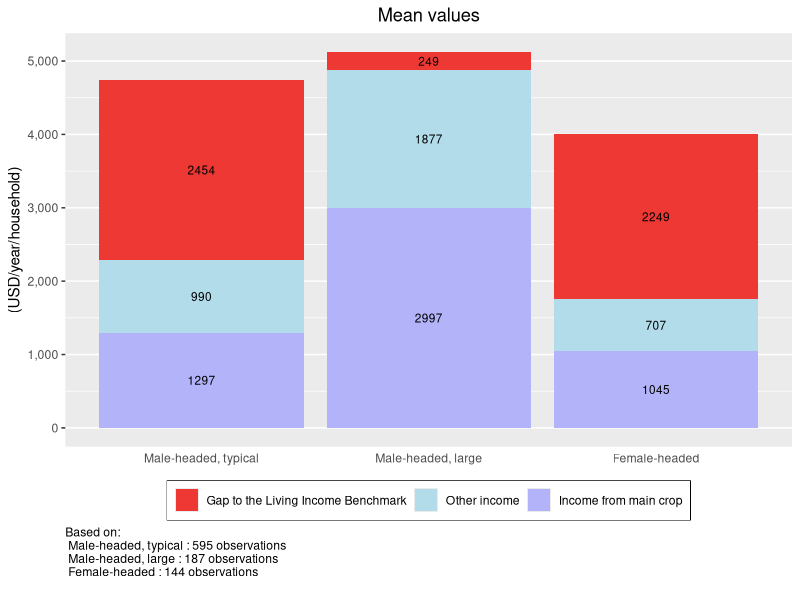
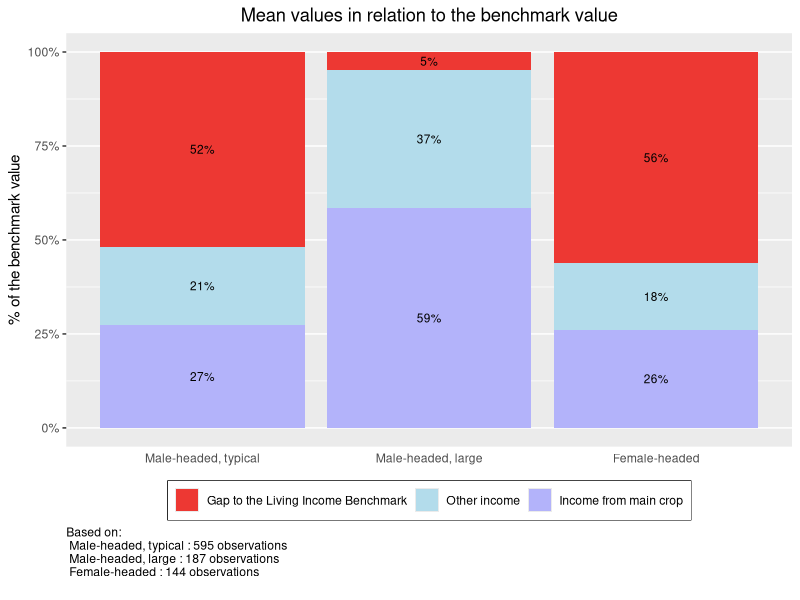
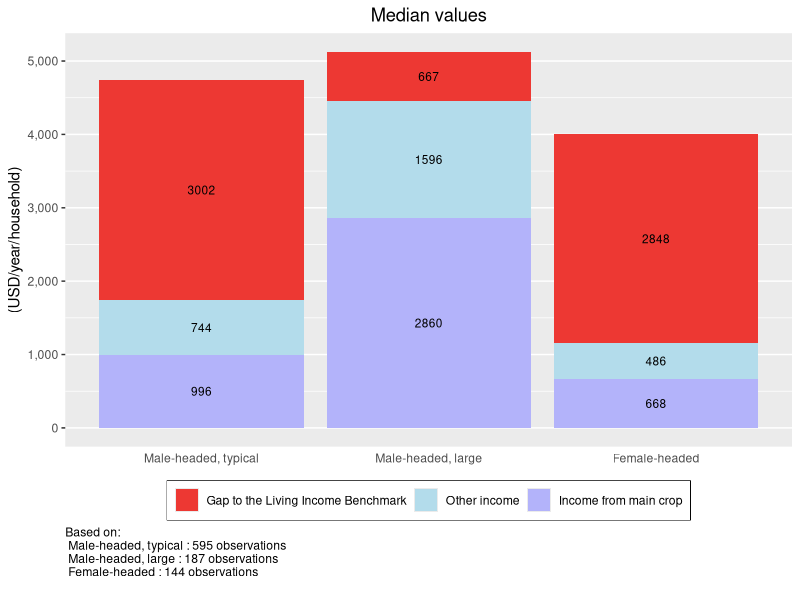
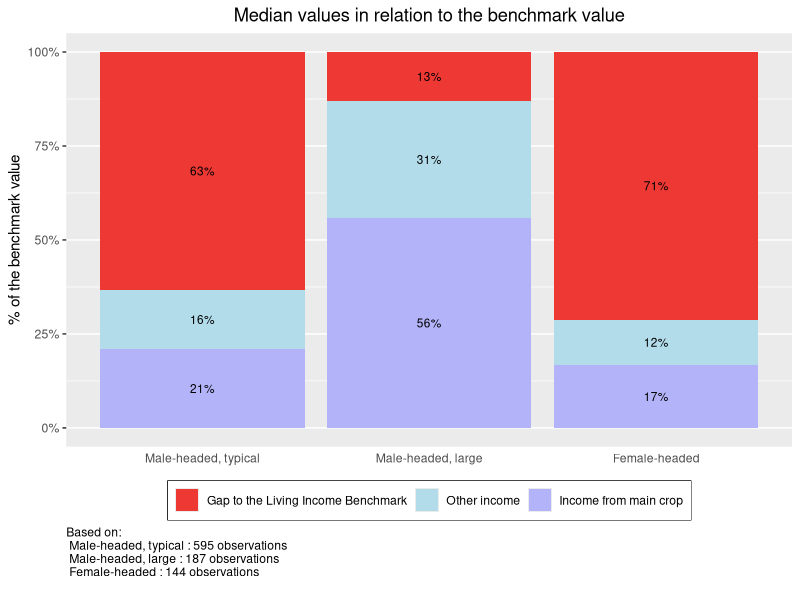
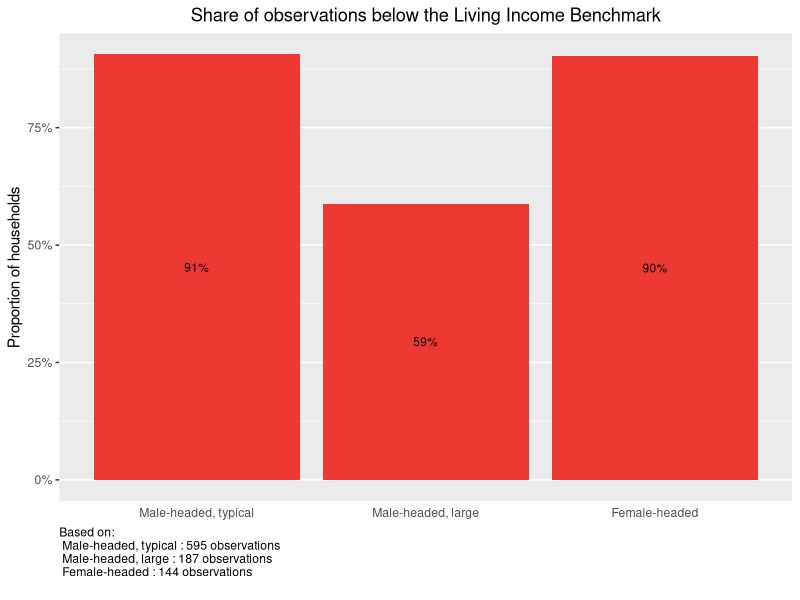
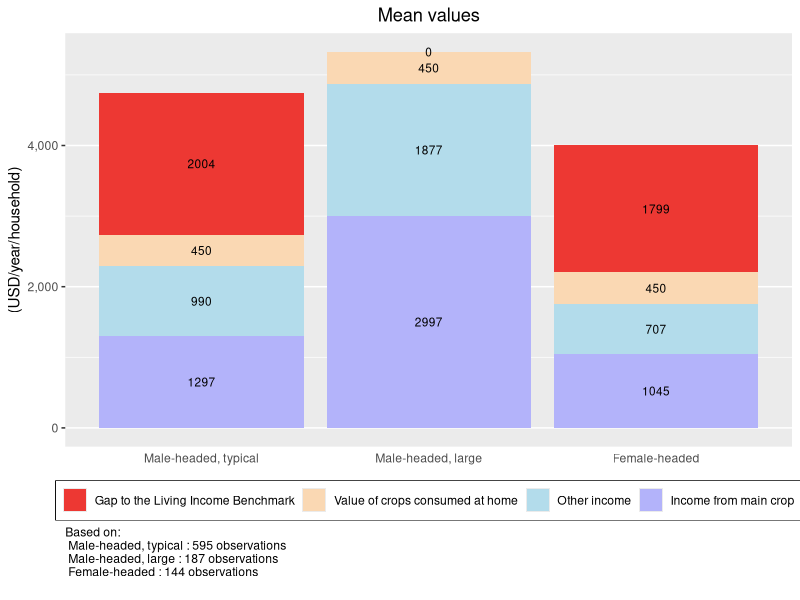
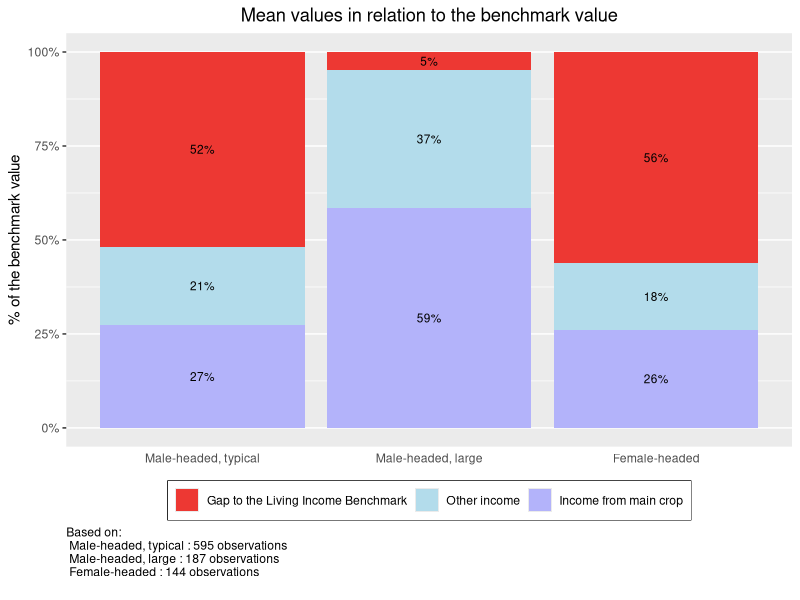
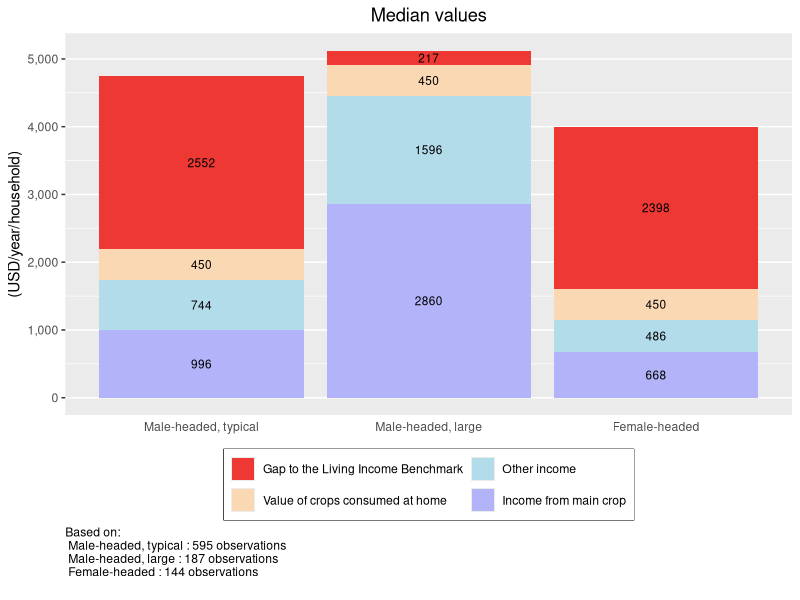

The R script that drew these images, in order:
## ---- chunk 1
knitr::opts_chunk$set(message = FALSE)
## ---- chunk 2
#### Before continuing any further, load the R libraries that have the 
# necessary functions for this analysis. 

# If you have not previously used these libraries, 
# you will need to instaLl them with the function install.packages("LIBRARY NAME").
# For example: install.packages(tidyverse)
library(tidyverse)
library(knitr)
library(scales)
# The ggrepel library is only necessary for the distribution graph by house for
  # the labels on the percent below benchmark.
library(ggrepel)
## ---- chunk 3
## Import data set
df <- read_csv("KIT_Sample_Data.csv")

## Replace variable names
# Main crop
df$income_main_crop <- df$total_cocoa_income_2018
# Total income
df$total_hh_income <- df$total_hh_income_2018
# Value of food produced at home (name does not change in example data set)
df$food_value <- df$food_value 
# Groups to compare incomes between (name does not change in example data set)
df$grouping <- df$grouping
# Living income benchmark (name does not change in example data set)
df$benchmark <- df$benchmark

## Replace graph labels
main_crop <-"cocoa" 
currency <- "USD"
## ---- chunk 4
# Create total income variable that includes value of food produced
df$total_hh_income_including_food_value <- df$total_hh_income + df$food_value

# Create a yes/no binary for if the farmer is above the benchmark.
  # 1 is yes, 0 is no
df$below_benchmark <- 
  ifelse(df$total_hh_income > df$benchmark, 0, 1)

# Create below benchmark binary with value of food produced at home included   
df$below_benchmark_with_food <- 
  ifelse((df$total_hh_income_including_food_value) > df$benchmark, 0, 1)

# Calculate the Foster–Greer–Thorbecke (FGT) gap 
df$fgt_gap <- pmax((df$benchmark - df$total_hh_income), 0)/df$benchmark
  
# Calculate the FGT with value of food produced at home included
fgt_gap_with_food <- pmax((df$benchmark - 
                         (df$total_hh_income_including_food_value)), 0)/df$benchmark

# Calculate gap to benchmark
df$gap <- df$benchmark - df$total_hh_income
# Replace negative values (ie, above benchmark) with NA
df$gap <- ifelse(df$gap > 0, df$gap, NA)

# Calculate gap to benchmark with value of food produced at home included 
df$gap_with_food <- df$benchmark - df$total_hh_income_2018_including_food_value
# Replace negative values (ie, above benchmark) with NA
df$gap <- ifelse(df$gap > 0, df$gap, NA)
## ---- chunk 5
# You can communicate colors with R in two ways: through one of the 657 color 
# names build into R, or through a hex color code. 

# To see the names of all 657 colors built into R, run the colors() formula in the command line. 
# The below links to a PDF file with a color sample for all 657 built in colors  
# http://www.stat.columbia.edu/~tzheng/files/Rcolor.pdf

# You can replace any of the below colors with a new color name or hex color code.  

###### Bar graph sections ######
# Gap to the mean
gap_color <- "#ed3833"
# Other income
other_color <- "#b3dceb"  
# Income from main crop
main_color <- "#b3b3fa"
# Value of crops consumed at home
food_color <- "#fad8b3"
  
## Share of observations below the Living Income Benchmark
# Note: these bars all appear the same color
share_color <- "#ed3833"
  
###### Distributional plots ######
  
## By household type
# Group 1
color_1 <- "#8bcae0" # green
# Group 2
color_2 <- "#8e8df8"  # purple
# Group 3
color_3 <- "#8ec68e" # blue 
# Group 4
color_4 <- "magenta"  # note: sample data only has 3 groups
# Summary line for all groups
color_all <- "dark blue"

## With mean and median
# Distribution curve 
curve_color <- "#b6dce8" 
# Income Mean
mean_color <- "blue"  
# Income Median
median_color <-  "green"
# Living Income Benchmark 
benchmark_color <- "red"  

################# Font color
# To change the color of the font for all graph axis and labels, replace the color 
# in the quotation marks, then run the following two lines of code. 
font_color <- "black"
theme_set(theme_get() + theme(text = element_text(color = font_color)))

## ---- chunk 6
# In the example data set, there are three groups that income is assessed across:
  # Male-headed, typical; Male-headed, large; and Female-headed.
# The below code assigns Male-headed, typical as the far left bar on graphs,
  # Male-headed, large in the middle, and Female-headed on the far right. 

# To customize this chunk of code to your data set, replace the example group 
  # names with the group names in your data set - leaving the quotation marks and 
  # commas as they are. The order of the list below determines the order of the 
  # bars in the ensuing bar graph. 
 
df <- df %>% 
      mutate(grouping = factor(grouping, 
                               levels = c("Male-headed, typical", 
                                       "Male-headed, large", 
                                       "Female-headed")))
## ---- chunk 7
## The first section of this code summarizes and formats the data to be graph-ready
df %>% 
# Group by household type
  group_by(grouping) %>% 
# For each household type, summarize the mean gap to the living income, 
# the mean other income, and the mean main_crop income 
  summarise(Gap = mean(benchmark - total_hh_income),
            Other = mean(total_hh_income - income_main_crop),
            main_crop = mean(income_main_crop)) %>% 
# Gather each income components into one column so the data is in 'long' format
  gather(key = "Component", value = "Income", Gap:main_crop) %>% 
# Re-level the income factors for the order you want them stacked on the graph  
  mutate(Component = factor(Component, 
                            levels = c("Gap", "Other", "main_crop"))) %>% 
# Generate ggplot graph for income by groupings and income component  
  ggplot(aes(y = Income, x = grouping, fill = Component)) +
# Assign graph as stacked bar chart  
  geom_bar(position = "stack", stat = "identity") +
# Label the graph title, axis, and caption  
  labs(title = "Mean values", 
       y = paste("(", currency, "/year/household)", sep = ""),
       x = "",
# Add caption with observation numbers for each household type  
       caption = paste("Based on: \n", 
                   paste(names(table(df$grouping)), 
                       ":", 
                       as.numeric(table(df$grouping)), 
                       "observations \n ", collapse = ''), collapse = '')) +
# Label the legend and assign custom colors 
  scale_fill_manual(values=c(gap_color, other_color, main_color),
                    breaks=c("Gap", "Other", "main_crop"),
                    labels=c("Gap to the Living Income Benchmark",
                                "Other income",
                                "Income from main crop")) +
# Format y-axis labels with a comma  
  scale_y_continuous(labels = comma) +
# Remove x-axis grid lines and tick marks  
  theme(panel.grid.major.x = element_blank(), 
        axis.ticks.x = element_blank(),
        axis.title.x = element_blank(),
# Center plot title        
        plot.title = element_text(hjust = 0.5),
# Move the legend to the bottom of the graph
        legend.position="bottom",
# Remove legend title
        legend.title = element_blank(),
# Put a box around the legend
        legend.box.background = element_rect(),
# Move caption to desired location
        plot.caption = element_text(hjust = 0)) +
# Add incomes to prospective graph components  
  geom_text(aes(label = round(Income)), 
            position = position_stack(vjust = 0.5), 
            size = 3) 
## ---- chunk 8
## The first section of this code summarizes and formats the data to be graph-ready
df %>% 
# Group by household type
  group_by(grouping) %>% 
# For each household type, summarize the mean gap to the living income, 
# the mean other income, and the mean main_crop income. 
# Calculate all as percentages of the Living income benchmark - the total of the income and gap
  summarise(Gap = mean((benchmark - total_hh_income)/benchmark),
            Other = mean((total_hh_income - income_main_crop)/benchmark),
            main_crop = mean(income_main_crop/benchmark)) %>% 
# Gather each income components into one column so the data is in 'long' format
  gather(key = "Component", value = "Income", Gap:main_crop) %>% 
# Re-level the income factors for the order you want them stacked on the graph  
  mutate(Component = factor(Component, 
                            levels = c("Gap", "Other", "main_crop"))) %>% 
# Generate ggplot graph for income by groupings and income component  
  ggplot(aes(y = Income, x = grouping, fill = Component)) +
# Assign graph as stacked bar chart  
  geom_bar(position = "stack", stat = "identity") +
# Label the graph title, axis, and caption  
  labs(title = "Mean values in relation to the benchmark value", 
       y = "% of the benchmark value",
       x = " ",
# Add caption with observation numbers for each household type            
       caption = paste("Based on: \n", 
                   paste(names(table(df$grouping)), 
                       ":", 
                       as.numeric(table(df$grouping)), 
                       "observations \n ", collapse = ''), collapse = '')) +
# Label the legend  
  scale_fill_manual(values=c(gap_color, other_color, main_color),
                      breaks=c("Gap",
                                "Other",
                                "main_crop"),
                      labels=c("Gap to the Living Income Benchmark",
                                "Other income",
                                "Income from main crop")) +
# Format y-axis labels with a comma  
  scale_y_continuous(labels = percent) +
# Remove x-axis grid lines and tick marks  
  theme(panel.grid.major.x = element_blank(), 
        axis.ticks.x = element_blank(),
        axis.title.x = element_blank(),
# Center plot title        
        plot.title = element_text(hjust = 0.5),
# Move the legend to the bottom of the graph
        legend.position="bottom",
# Remove legend title
        legend.title = element_blank(),
# Put a box around the legend
        legend.box.background = element_rect(),
# Move caption to desired location
        plot.caption = element_text(hjust = 0)) +
# Add incomes to prospective graph components  
  geom_text(aes(label = label_percent(accuracy = 1L)(Income)), 
            position = position_stack(vjust = 0.5), 
            size = 3) 
## ---- chunk 9
## The first section of this code summarizes and formats the data to be graph-ready
df %>% 
# Group by household type
  group_by(grouping) %>% 
# For each grouping, summarize the median gap to the living income, 
# the median other income, and the median main_crop income. 
  summarise(Gap = median(benchmark - total_hh_income),
            main_crop = median(income_main_crop),
            benchmark = median(benchmark)) %>%
  mutate(Other = (benchmark - Gap - main_crop)) %>% 
# Gather each income components into one column so the data is in 'long' format
  gather(key = "Component", value = "Income", c(Gap, main_crop, Other)) %>% 
# Re-level the income factors for the order you want them stacked on the graph  
  mutate(Component = factor(Component, 
                            levels = c("Gap", "Other", "main_crop"))) %>% 
# Generate ggplot graph for income by grouping and income component  
  ggplot(aes(y = Income, x = grouping, fill = Component)) +
# Assign graph as stacked bar chart  
  geom_bar(position = "stack", stat = "identity") +
# Label the graph title, axis, and caption  
  labs(title = "Median values", 
       y = paste("(", currency, "/year/household)", sep = ""),
       x = "",
# Add caption with observation numbers for each household type               
       caption = paste("Based on: \n", 
                   paste(names(table(df$grouping)), 
                       ":", 
                       as.numeric(table(df$grouping)), 
                       "observations \n ", collapse = ''), collapse = '')) +
# Label the legend and assign custom colors 
  scale_fill_manual(values=c(gap_color, other_color, main_color),
                    breaks=c("Gap", "Other", "main_crop"),
                    labels=c("Gap to the Living Income Benchmark",
                                "Other income",
                                "Income from main crop")) +
# Format y-axis labels with a comma  
  scale_y_continuous(labels = comma) +
# Remove x-axis grid lines and tick marks  
  theme(panel.grid.major.x = element_blank(), 
        axis.ticks.x = element_blank(),
        axis.title.x = element_blank(),
# Center plot title        
        plot.title = element_text(hjust = 0.5),
# Move the legend to the bottom of the graph
        legend.position="bottom",
# Remove legend title
        legend.title = element_blank(),
# Put a box around the legend
        legend.box.background = element_rect(),
# Move caption to desired location
        plot.caption = element_text(hjust = 0)) +
# Add incomes to prospective graph components  
  geom_text(aes(label = round(Income)), 
            position = position_stack(vjust = 0.5), 
            size = 3) 
## ---- chunk 10
## The first section of this code summarizes and formats the data to be graph-ready
df %>% 
# Group by household type
  group_by(grouping) %>% 
# For each grouping, summarize the median gap to the living income, 
# the median other income, and the median main_crop income. 
# Calculate all as percentages of the Living income benchmark - the total of the income and gap
  summarise(Gap = median((benchmark - total_hh_income)/benchmark),
            main_crop = median((income_main_crop/benchmark)))%>%
  mutate(Other = (1 - Gap - main_crop)) %>%
# Gather each income components into one column so the data is in 'long' format
  gather(key = "Component", value = "Income", Gap:Other) %>% 
# Re-level the income factors for the order you want them stacked on the graph  
  mutate(Component = factor(Component, 
                            levels = c("Gap", "Other", "main_crop"))) %>% 
# Generate ggplot graph for income by grouping and income component  
  ggplot(aes(y = Income, x = grouping, fill = Component)) +
# Assign graph as stacked bar chart  
  geom_bar(position = "fill", stat = "identity") +
# Label the graph title, axis, and caption  
  labs(title = "Median values in relation to the benchmark value", 
       y = "% of the benchmark value",
       x = "",
# Add caption with observation numbers for each household type         
       caption = paste("Based on: \n", 
                   paste(names(table(df$grouping)), 
                       ":", 
                       as.numeric(table(df$grouping)), 
                       "observations \n ", collapse = ''), collapse = '')) +
# Label the legend and assign custom colors 
  scale_fill_manual(values=c(gap_color, other_color, main_color),
                    breaks=c("Gap", "Other", "main_crop"),
                    labels=c("Gap to the Living Income Benchmark",
                                "Other income",
                                "Income from main crop")) +
# Format y-axis labels with a comma  
  scale_y_continuous(labels = percent) +
# Remove x-axis grid lines and tick marks  
  theme(panel.grid.major.x = element_blank(), 
        axis.ticks.x = element_blank(),
        axis.title.x = element_blank(),
# Center plot title        
        plot.title = element_text(hjust = 0.5),
# Move the legend to the bottom of the graph
        legend.position="bottom",
# Remove legend title
        legend.title = element_blank(),
# Put a box around the legend
        legend.box.background = element_rect(),
# Move caption to desired location
        plot.caption = element_text(hjust = 0)) +
# Add incomes to prospective graph components  
  geom_text(aes(label = label_percent(accuracy = 1L)(Income)), 
            position = position_stack(vjust = 0.5), 
            size = 3) 
## ---- chunk 11
df %>% 
# Group by household type  
  group_by(grouping) %>% 
# For each household type, calculate the percentage above the living income benchmark 
  summarise(Below = sum(below_benchmark)/n()) %>% 
# Generate ggplot graph for percentage by grouping 
  ggplot(aes(x = grouping, y = Below)) +
# Assign graph as bar graph and color bars red for aesthetics   
  geom_col(fill= share_color) +
# Label the graph title, axis, and caption    
  labs(title = "Share of observations below the Living Income Benchmark",
       y = "Proportion of households",
       x = "",
# Add caption with observation numbers for each household type    
       caption = paste("Based on: \n", 
                   paste(names(table(df$grouping)), 
                       ":", 
                       as.numeric(table(df$grouping)), 
                       "observations \n ", collapse = ''), collapse = '')) +
# Format y-axis labels with a percent  
  scale_y_continuous(labels = percent) +
# Remove x-axis grid lines and tick marks    
  theme(panel.grid.major.x = element_blank(), 
        axis.ticks.x = element_blank(),
        axis.title.x = element_blank(),
# Center plot title          
        plot.title = element_text(hjust = 0.5),
# Move caption to desired location
        plot.caption = element_text(hjust = 0)) +
# Add percents to each graph bar   
  geom_text(aes(label = label_percent(accuracy = 1L)(Below)),
            position = position_stack(vjust = 0.5), 
            size = 3) 
## ---- chunk 12
## The first section of this code summarizes and formats the data to be graph-ready
df %>% 
# Group by household type
  group_by(grouping) %>% 
# For each household type, summarize the mean gap to the living income, 
# the mean other income, and the mean main_crop income 
  summarise(Gap = max(mean(benchmark - total_hh_income_including_food_value),0),
            Food = mean(food_value),
            Other = mean(total_hh_income - income_main_crop),
            main_crop = mean(income_main_crop)) %>% 
# Gather each income components into one column so the data is in 'long' format
  gather(key = "Component", value = "Income", Gap:main_crop) %>% 
# Re-level the income factors for the order you want them stacked on the graph  
  mutate(Component = factor(Component, 
                            levels = c("Gap","Food", "Other", "main_crop"))) %>% 
# Generate ggplot graph for income by groupings and income component  
  ggplot(aes(y = Income, x = grouping, fill = Component)) +
# Assign graph as stacked bar chart  
  geom_bar(position = "stack", stat = "identity") +
# Label the graph title, axis, and caption  
  labs(title = "Mean values", 
       y = paste("(", currency, "/year/household)", sep = ""),
       x = "",
# Add caption with observation numbers for each household type  
       caption = paste("Based on: \n", 
                   paste(names(table(df$grouping)), 
                       ":", 
                       as.numeric(table(df$grouping)), 
                       "observations \n ", collapse = ''), collapse = '')) +
# Label the legend and assign custom colors 
  scale_fill_manual(values=c(gap_color, food_color, other_color, main_color),
                    breaks=c("Gap", "Food", "Other", "main_crop"),
                    labels=c("Gap to the Living Income Benchmark",
                             "Value of crops consumed at home",
                                "Other income",
                                "Income from main crop")) +
# Format y-axis labels with a comma  
  scale_y_continuous(labels = comma) +
# Remove x-axis grid lines and tick marks  
  theme(panel.grid.major.x = element_blank(), 
        axis.ticks.x = element_blank(),
        axis.title.x = element_blank(),
# Center plot title        
        plot.title = element_text(hjust = 0.5),
# Move the legend to the bottom of the graph
        legend.position="bottom",
# Remove legend title
        legend.title = element_blank(),
# Put a box around the legend
        legend.box.background = element_rect(),
# Move caption to desired location
        plot.caption = element_text(hjust = 0)) +
# Add incomes to prospective graph components  
  geom_text(aes(label = round(Income)), 
            position = position_stack(vjust = 0.5), 
            size = 3) 
## ---- chunk 13
## The first section of this code summarizes and formats the data to be graph-ready
df %>% 
# Group by household type
  group_by(grouping) %>% 
# For each household type, summarize the mean gap to the living income, 
# the mean other income, and the mean main_crop income. 
# Calculate all as percentages of the Living income benchmark - the total of the income and gap
  summarise(Gap = mean((benchmark - total_hh_income)/benchmark),
            Other = mean((total_hh_income - income_main_crop)/benchmark),
            main_crop = mean(income_main_crop/benchmark)) %>% 
# Gather each income components into one column so the data is in 'long' format
  gather(key = "Component", value = "Income", Gap:main_crop) %>% 
# Re-level the income factors for the order you want them stacked on the graph  
  mutate(Component = factor(Component, 
                            levels = c("Gap", "Other", "main_crop"))) %>% 
# Generate ggplot graph for income by groupings and income component  
  ggplot(aes(y = Income, x = grouping, fill = Component)) +
# Assign graph as stacked bar chart  
  geom_bar(position = "stack", stat = "identity") +
# Label the graph title, axis, and caption  
  labs(title = "Mean values in relation to the benchmark value", 
       y = "% of the benchmark value",
       x = " ",
# Add caption with observation numbers for each household type            
       caption = paste("Based on: \n", 
                   paste(names(table(df$grouping)), 
                       ":", 
                       as.numeric(table(df$grouping)), 
                       "observations \n ", collapse = ''), collapse = '')) +
# Label the legend  
  scale_fill_manual(values=c(gap_color, other_color, main_color),
                      breaks=c("Gap",
                                "Other",
                                "main_crop"),
                      labels=c("Gap to the Living Income Benchmark",
                                "Other income",
                                "Income from main crop")) +
# Format y-axis labels with a comma  
  scale_y_continuous(labels = percent) +
# Remove x-axis grid lines and tick marks  
  theme(panel.grid.major.x = element_blank(), 
        axis.ticks.x = element_blank(),
        axis.title.x = element_blank(),
# Center plot title        
        plot.title = element_text(hjust = 0.5),
# Move the legend to the bottom of the graph
        legend.position="bottom",
# Remove legend title
        legend.title = element_blank(),
# Put a box around the legend
        legend.box.background = element_rect(),
# Move caption to desired location
        plot.caption = element_text(hjust = 0)) +
# Add incomes to prospective graph components  
  geom_text(aes(label = label_percent(accuracy = 1L)(Income)), 
            position = position_stack(vjust = 0.5), 
            size = 3) 
## ---- chunk 14
## The first section of this code summarizes and formats the data to be graph-ready
df %>% 
# Group by grouping
  group_by(grouping) %>% 
# For each grouping, summarize the median gap to the living income, 
# the median other income, and the median main_crop income. 
  summarise(Gap = median(benchmark - total_hh_income_including_food_value),
            Food = median(food_value),
            main_crop = median(income_main_crop),
            benchmark = median(benchmark)) %>% 
  mutate(Other = (benchmark - Gap - main_crop - Food)) %>%
# Gather each income components into one column so the data is in 'long' format
  gather(key = "Component", value = "Income", c(Gap, Food, main_crop, Other)) %>% 
# Re-level the income factors for the order you want them stacked on the graph  
  mutate(Component = factor(Component, 
                            levels = c("Gap", "Food", "Other", "main_crop"))) %>% 
# Generate ggplot graph for income by grouping and income component  
  ggplot(aes(y = Income, x = grouping, fill = Component)) +
# Assign graph as stacked bar chart  
  geom_bar(position = "stack", stat = "identity") +
# Label the graph title, axis, and caption  
  labs(title = "Median values", 
       y = paste("(", currency, "/year/household)", sep = ""),
       x = "",
# Add caption with observation numbers for each household type          
       caption = paste("Based on: \n", 
                   paste(names(table(df$grouping)), 
                       ":", 
                       as.numeric(table(df$grouping)), 
                       "observations \n ", collapse = ''), collapse = '')) +
# Label the legend and assign custom colors 
  scale_fill_manual(values=c(gap_color, food_color, other_color, main_color),
                    breaks=c("Gap", "Food", "Other", "main_crop"),
                    labels=c("Gap to the Living Income Benchmark",
                             "Value of crops consumed at home",
                              "Other income",
                              "Income from main crop")) +
# Wrap legend onto 2 lines to fit everything neatly     
  guides(fill = guide_legend(nrow = 2)) +
# Format y-axis labels with a comma  
  scale_y_continuous(labels = comma) +
# Remove x-axis grid lines and tick marks  
  theme(panel.grid.major.x = element_blank(), 
        axis.ticks.x = element_blank(),
        axis.title.x = element_blank(),
# Center plot title        
        plot.title = element_text(hjust = 0.5),
# Move the legend to the bottom of the graph
        legend.position="bottom",
# Remove legend title
        legend.title = element_blank(),
# Put a box around the legend
        legend.box.background = element_rect(),
# Move caption to desired location
        plot.caption = element_text(hjust = 0)) +
# Add incomes to prospective graph components  
  geom_text(aes(label = round(Income)), 
            position = position_stack(vjust = 0.5), 
            size = 3) 
## ---- chunk 15
## The first section of this code summarizes and formats the data to be graph-ready
df %>% 
# Group by household type
  group_by(grouping) %>% 
# For each household type, summarize the median gap to the living income,
# the median other income, and the median main_crop income. 
# Calculate all as percentages of the Living income benchmark - the total of the income and gap
  summarise(Gap = median((benchmark - total_hh_income_including_food_value)/benchmark),
            Food = median(food_value/benchmark),
            main_crop = median(income_main_crop/benchmark)) %>% 
  mutate(Other = (1 - Gap - main_crop - Food)) %>%
# Gather each income components into one column so the data is in 'long' format
  gather(key = "Component", value = "Income", Gap:Other) %>% 
# Re-level the income factors for the order you want them stacked on the graph  
  mutate(Component = factor(Component, 
                            levels = c("Gap", "Food", "Other", "main_crop"))) %>% 
# Generate ggplot graph for income by grouping and income component  
  ggplot(aes(y = Income, x = grouping, fill = Component)) +
# Assign graph as stacked bar chart 
  geom_bar(position = "fill", stat = "identity") +
# Label the graph title, axis, and caption  
  labs(title = "Median values in relation to the benchmark value", 
       y = "% of the benchmark value",
       x = "", 
# Add caption with observation numbers for each household type            
       caption = paste("Based on: \n", 
                   paste(names(table(df$grouping)), 
                       ":", 
                       as.numeric(table(df$grouping)), 
                       "observations \n ", collapse = ''), collapse = '')) +
# Label the legend and assign custom colors 
  scale_fill_manual(values=c(gap_color, food_color, other_color, main_color),
                    breaks=c("Gap", "Food", "Other", "main_crop"),
                    labels=c("Gap to the Living Income Benchmark",
                             "Value of crops consumed at home",
                              "Other income",
                              "Income from main crop")) +
# Wrap legend onto 2 lines to fit everything neatly     
  guides(fill = guide_legend(nrow = 2)) +
# Format y-axis labels with a comma and assign limits 0-100% 
  scale_y_continuous(labels = percent, limits = c(0,1)) +
# Remove x-axis grid lines and tick marks  
  theme(panel.grid.major.x = element_blank(), 
        axis.ticks.x = element_blank(),
        axis.title.x = element_blank(),
# Center plot title        
        plot.title = element_text(hjust = 0.5),
# Move the legend to the bottom of the graph
        legend.position="bottom",
# Remove legend title
        legend.title = element_blank(),
# Put a box around the legend
        legend.box.background = element_rect(),
# Move caption to desired location
        plot.caption = element_text(hjust = 0)) +
# Add incomes to prospective graph components  
  geom_text(aes(label = label_percent(accuracy = 1L)(Income)), 
            position = position_stack(vjust = 0.5), 
            size = 3) 
## ---- chunk 16
df %>% 
# Group by household type  
  group_by(grouping) %>% 
# For each household type, calculate the percentage above the living income benchmark 
  summarise(Below = sum(below_benchmark_with_food)/n()) %>% 
# Generate ggplot graph for percentage by grouping 
  ggplot(aes(x = grouping, y = Below)) +
# Assign graph as bar graph and color bars red for aesthetics   
  geom_col(fill= share_color) +
# Label the graph title, axis, and caption    
  labs(title = "Share of observations below the Living Income Benchmark",
       subtitle = "Value of food produced at home included",
       y = "Proportion of households",
       x = "",
# Add caption with observation numbers for each household type    
       caption = paste("Based on: \n", 
                   paste(names(table(df$grouping)), 
                       ":", 
                       as.numeric(table(df$grouping)), 
                       "observations \n ", collapse = ''), collapse = '')) +
# Format y-axis labels with a percent  
  scale_y_continuous(labels = percent) +
# Remove x-axis grid lines and tick marks    
  theme(panel.grid.major.x = element_blank(), 
        axis.ticks.x = element_blank(),
        axis.title.x = element_blank(),
# Center plot title          
        plot.title = element_text(hjust = 0.5),
        plot.subtitle = element_text(hjust = 0.5),
# Move caption to desired location
        plot.caption = element_text(hjust = 0)) +
# Add percents to each graph bar   
  geom_text(aes(label = label_percent(accuracy = 1L)(Below)),
            position = position_stack(vjust = 0.5), 
            size = 3) 
## ---- chunk 17
##### These first few lines of code draft a dataframe of the percent below the 
  # LI benchmark for each group. This dataframe is used in the graph code 
  # to add the LI used as descriptive comments within the following graph
below <-
  df %>%
  group_by(grouping) %>%
  summarise(benchmark = mean(benchmark),
            Percent = percent(sum(total_hh_income < benchmark)/n()))

# Formatting the strings as phrases with punctuation
below$label <- paste("Living Income ", below$grouping, ": ",
               below$Percent, " below", sep = "")

# Create a blank variable to allow for manual legend mapping of the summary curve
df$filler <- "filler"

##### Graph code begins here  
ggplot(df) +
  # Set x-axis to total household income and color by household type  
    geom_density(aes(x = total_hh_income, color = grouping, fill = grouping), 
                 alpha = 0.7) +
    
  # Add summary line for all household types
    geom_density(aes(x = total_hh_income, alpha = filler), color = color_all) +
    scale_alpha_manual(name = "Legend", values = 1, labels = "All") +
    
  # Add custom colors
    scale_fill_manual(name = "Legend",
                      values = c(color_1, color_2, color_3, color_4),
                      breaks = c(levels(df$grouping)),
                      labels = c(levels(df$grouping))) +
    scale_color_manual(name = "Legend",
                      values = c(color_1, color_2, color_3, color_4),
                      breaks = c(levels(df$grouping)),
                      labels = c(levels(df$grouping))) +
    
  # Add graph and axis labels
    labs(x = paste("Estimated Total Household Income (", 
                   currency, "/year/household)", sep = ""),
         y = "Income Likelihood",
  # Add caption with observation numbers for each household type               
         caption = paste("Based on: \n", 
                     paste(names(table(df$grouping)), 
                         ":", 
                         as.numeric(table(df$grouping)), 
                         "observations \n ", collapse = ''), collapse = '')) +
  # Format x-axis labels as numbers with commas
  # If your data has extreme income outliers, 
      # you may need to filter them or add x-axis limits so they do not warp the graph 
    scale_x_continuous(labels = comma, breaks=pretty_breaks(10)) +
    
  ## Graph formatting  
    theme(
  # Remove y-axis labels and ticks    
        axis.text.y = element_blank(), axis.ticks.y = element_blank(), 
  # Remove background grid (the grid is the default)
        panel.grid.major = element_blank(), panel.grid.minor = element_blank(),
  # Make graph background white
        panel.background = element_rect(fill = "white", colour = NA), 
  # Add thin x-axis line
        axis.line.x = element_line(size = 0.25),
  # Move caption to desired location
        plot.caption = element_text(hjust = 0),
  
  ## Legend formatting
  # Move the legend to the bottom of the graph
        legend.position="bottom",
  # Remove legend title
        legend.title = element_blank(),
  # Put a box around the legend
        legend.box.background = element_rect()) + 
  # Assign legend line color to white. This ensures the fill boxes do not 
      # take on the color of the summary distribution line 
    guides(fill = guide_legend(override.aes = list(color = "white"))) +
  
  # Add vertical lines for benchmarks by group    
    geom_vline(data = below,
      aes(xintercept = benchmark, color = grouping),
      show.legend = FALSE, key_glyph = "path") +
  
  # Add labels with percent below benchmark for each group  
    geom_label_repel(data = below, 
       aes(x = benchmark, y = max(density(df$total_hh_income)$y),
           color = grouping, label = label),
           direction = "y", show.legend = FALSE, segment.alpha = 0, 
           vjust=1, hjust=0)

## ---- chunk 18
df %>%
  # Set x-axis to key variable
  ggplot(aes(x = total_hh_income, y =(..count..)/n), fill = dataset) +
  # Add density line. You can change the fill and line colors.
  geom_density(color = "#add8e6", fill = "#add8e6") +
  
  # Add vertical line for living income
  geom_vline(aes(xintercept = mean(benchmark), 
                 color = "Living Income Benchmark"), key_glyph = "path") +
  # Add vertical line for mean income 
  geom_vline(aes(xintercept = mean(df$total_hh_income), 
                 color = "Income Mean"), key_glyph = "path") +
  # Add vertical line for median income
  geom_vline(aes(xintercept = median(df$total_hh_income), 
                 color = "Income Median"), key_glyph = "path") +
  
  # Add text for percentage below the benchmark
  # Label positioned to the upper right of the benchmark line 
    # Note: to have just the text without the background box, 
          # change the following code line to geom_text instead of geom_label
  geom_label(mapping=aes(x=mean(benchmark), 
            y= max(density(df$total_hh_income)$y),
            label=paste((percent(sum(below_benchmark)/nrow(df))), 
                        "below the benchmark")),
            # To bump the text box slightly to the right of the benchmark line,
            # un-comment the below line. 
            #position = position_nudge(x = mean(df$benchmark)*0.07),
            vjust=1, hjust=0) +

  # Add graph and axis labels
  labs(x = paste("Estimated Total Household Income (", 
                 currency, "/", "year/household)", 
                 sep = ""),
       y = "Income Likelihood",
  # Add caption with observation numbers for each household type      
       caption = paste("N =", nrow(df))) +
  
  # Format x-axis labels as numbers with commas
  # If your data has extreme income outliers, 
    # you may need to filter them or add x-axis limits so they do not warp the graph 
  scale_x_continuous(labels = comma, breaks=pretty_breaks(10)) +
  scale_y_continuous(labels = percent) +
  
  ## Graph formatting 
  theme(
  # Remove y-axis labels and ticks
        axis.text.y = element_blank(), axis.ticks.y = element_blank(),
  # Remove background grid (the grid is the default)
        panel.grid.major = element_blank(), panel.grid.minor = element_blank(),
  # Add thin x-axis line
        axis.line.x = element_line(size = 0.25),
  # Make graph background white
        panel.background = element_rect(fill = "white", colour = NA),
  # Move caption to desired location
        plot.caption = element_text(hjust = 0),
  
  ## Legend formatting
  # Move the legend to the bottom of the graph
        legend.position="bottom",
  # Remove legend title
        legend.title = element_blank(),
  # Remove gray background for legend symbols 
        legend.key=element_rect(fill=NA),
  # Put a box around the legend
        legend.box.background = element_rect()) +
  # Manually add legend 
  scale_color_manual(values = c("Living Income Benchmark"= "red",
                                "Income Mean"= "blue",
                                "Income Median"="green"))
## ---- chunk 19
##### These first few lines of code draft a dataframe of the percent below the 
  # LI benchmark for each group. This dataframe is used in the graph code 
  # to add the LI used as descriptive comments within the following graph
below <-
   df %>%
   group_by(grouping) %>%
   summarise(benchmark = mean(benchmark),
             Percent = percent(sum(total_hh_income < benchmark)/n()))

  # Formatting the strings as phrases with punctuation
 below$label <- paste("Living Income ", below$grouping, ": ",
                below$Percent, " below", sep = "")

  # Create a blank variable to allow for manual legend mapping of the summary curve
 df$filler <- "filler"

##### Graph code begins here  
ggplot(df) +
  # Set x-axis to total household income and color by household type  
    geom_area(aes(x = total_hh_income, color = grouping, fill = grouping), 
                 alpha = 0.7, stat = "bin", binwidth = 500, position = 'identity') +
    
  # Add summary line for all household types
    geom_freqpoly(aes(x = total_hh_income, alpha = filler), 
                  color = color_all, binwidth = 500) +
    scale_alpha_manual(name = "Legend", values = 1, labels = "All") +

  # Add custom colors
    scale_fill_manual(name = "Legend",
                      values = c(color_1, color_2, color_3, color_4),
                      breaks = c(levels(df$grouping)),
                      labels = c(levels(df$grouping))) +
    scale_color_manual(name = "Legend",
                      values = c(color_1, color_2, color_3, color_4),
                      breaks = c(levels(df$grouping)),
                      labels = c(levels(df$grouping))) +
    
  # Add graph and axis labels
    labs(x = paste("Estimated Total Household Income (", 
                   currency, "/year/household)", sep = ""),
         y = "Number of Households",
  # Add caption with observation numbers for each household type               
         caption = paste("Based on: \n", 
                     paste(names(table(df$grouping)), 
                         ":", 
                         as.numeric(table(df$grouping)), 
                         "observations \n ", collapse = ''), 
                     "bin size = 500", currency, collapse = '')) +
  
  # Format x-axis labels as numbers with commas
  # If your data has extreme income outliers, 
      # you may need to filter them or add x-axis limits so they do not warp the graph 
    scale_x_continuous(labels = comma, breaks=pretty_breaks(10)) +
    scale_y_continuous(labels = comma, breaks=pretty_breaks(5)) +
    
  ## Graph formatting  
    theme(
  # Remove background grid (the grid is the default)
        panel.grid.major = element_blank(), panel.grid.minor = element_blank(),
  # Make graph background white
        panel.background = element_rect(fill = "white", colour = NA), 
  # Add thin axis lines
        axis.line = element_line(size = 0.25),
  # Move caption to desired location
        plot.caption = element_text(hjust = 0),
  
  ## Legend formatting
  # Move the legend to the bottom of the graph
        legend.position="bottom",
  # Remove legend title
        legend.title = element_blank(),
  # Put a box around the legend
        legend.box.background = element_rect(),
  # Remove gray background for "All" legend symbol
        legend.key=element_rect(fill=NA)) + 
  # Assign legend line color to white. This ensures the fill boxes do not 
      # take on the color of the summary distribution line 
    guides(fill = guide_legend(override.aes = list(color = "white"))) +
  
  # Add vertical lines for benchmarks by group    
    geom_vline(data = below,
      aes(xintercept = benchmark, color = grouping),
      show.legend = FALSE, key_glyph = "path") +
  
  # Add labels with percent below benchmark for each group  
    geom_label_repel(data = below, 
       aes(x = benchmark, 
           # Note: this is a long way of calculating the graph maximum
           # To avoid overlapping labels, reduce to 80% of maximum 
           y = max(table(cut(df$total_hh_income,
                             seq(min(df$total_hh_income),
                                 max(df$total_hh_income),
                                 dist(range(df$total_hh_income))/
                                   (max(df$total_hh_income)/500)))))*0.8,
           color = grouping, label = label),
           direction = "y", show.legend = FALSE, segment.alpha = 0, hjust=0)

## ---- chunk 20
df %>%
  # Set x-axis to key variable
  ggplot(aes(x = total_hh_income)) +
  # Add density line. You can change the fill and line colors.
  geom_area(color = "#add8e6", fill = "#add8e6", stat = "bin", binwidth = 500) +
  
  # Add vertical line for living income
  geom_vline(aes(xintercept = mean(benchmark), 
                 color = "Living Income Benchmark"), key_glyph = "path") +
  # Add vertical line for mean income 
  geom_vline(aes(xintercept = mean(df$total_hh_income), 
                 color = "Income Mean"), key_glyph = "path") +
  # Add vertical line for median income
  geom_vline(aes(xintercept = median(df$total_hh_income), 
                 color = "Income Median"), key_glyph = "path") +
  
  # Add text for percentage below the benchmark
  # Label positioned to the upper right of the benchmark line 
    # Note: to have just the text without the background box, 
          # change the following code line to geom_text instead of geom_label
  geom_label(mapping=aes(x=mean(benchmark), 
          # Long way of calculating graph maximum               
            y= max(table(cut(df$total_hh_income,
                             seq(min(df$total_hh_income),
                                 max(df$total_hh_income),
                                 dist(range(df$total_hh_income))/
                                   (max(df$total_hh_income)/500))))),
            label=paste((percent(sum(below_benchmark)/nrow(df))), 
                        "below the benchmark")),
            # To bump the text box slightly to the right of the benchmark line,
            # un-comment the below line. 
            #position = position_nudge(x = mean(df$benchmark)*0.07),
            vjust=1, hjust=0) +

  # Add graph and axis labels
  labs(x = paste("Estimated Total Household Income (", 
                 currency, "/", "year/household)", 
                 sep = ""),
       y = "Number of Households",
  # Add caption with observation numbers for each household type      
       caption = paste("N =", nrow(df))) +
  
  # Format x-axis labels as numbers with commas
  # If your data has extreme income outliers, 
    # you may need to filter them or add x-axis limits so they do not warp the graph 
  scale_x_continuous(labels = comma, breaks=pretty_breaks(10)) +
  scale_y_continuous(labels = comma) +
  
  ## Graph formatting 
  theme(
  # Remove background grid (the grid is the default)
        panel.grid.major = element_blank(), panel.grid.minor = element_blank(),
  # Add thin axis lines
        axis.line = element_line(size = 0.25),
  # Make graph background white
        panel.background = element_rect(fill = "white", colour = NA),
  # Move caption to desired location
        plot.caption = element_text(hjust = 0),
  
  ## Legend formatting
  # Move the legend to the bottom of the graph
        legend.position="bottom",
  # Remove legend title
        legend.title = element_blank(),
  # Remove gray background for legend symbols 
        legend.key=element_rect(fill=NA),
  # Put a box around the legend
        legend.box.background = element_rect()) +
  # Manually add legend 
  scale_color_manual(values = c("Living Income Benchmark"= "red",
                                "Income Mean"= "blue",
                                "Income Median"="green"))
## ---- chunk 21
##### These first few lines of code draft a dataframe of the percent below the 
  # LI benchmark for each group. This dataframe is used in the graph code 
  # to add the LI used as descriptive comments within the following graph
below <-
   df %>%
   group_by(grouping) %>%
   summarise(benchmark = mean(benchmark),
             Percent = percent(sum(total_hh_income < benchmark)/n()))

  # Formatting the strings as phrases with punctuation
 below$label <- paste("Living Income ", below$grouping, ": ",
                below$Percent, " below", sep = "")

  # Create a blank variable to allow for manual legend mapping of the summary curve
 df$filler <- "filler"

##### Graph code begins here  
ggplot(df) +
  # Set x-axis to total household income and color by household type  
    geom_histogram(aes(x = total_hh_income, color = grouping, fill = grouping), 
                 alpha = 0.7, stat = "bin", binwidth = 500, position = 'identity') +
    
  # Add summary line for all household types  
    geom_step(aes(x = total_hh_income, alpha = filler), 
                 color = color_all, stat = "bin", binwidth = 500) +
    scale_alpha_manual(name = "Legend", values = 1, labels = "All") +

  # Add custom colors
    scale_fill_manual(name = "Legend",
                      values = c(color_1, color_2, color_3, color_4),
                      breaks = c(levels(df$grouping)),
                      labels = c(levels(df$grouping))) +
    scale_color_manual(name = "Legend",
                      values = c(color_1, color_2, color_3, color_4),
                      breaks = c(levels(df$grouping)),
                      labels = c(levels(df$grouping))) +
    
  # Add graph and axis labels
    labs(x = paste("Estimated Total Household Income (", 
                   currency, "/year/household)", sep = ""),
         y = "Number of Households",
  # Add caption with observation numbers for each household type               
         caption = paste("Based on: \n", 
                     paste(names(table(df$grouping)), 
                         ":", 
                         as.numeric(table(df$grouping)), 
                         "observations \n ", collapse = ''), 
                     "bin size = 500", currency, collapse = '')) +
  # Format x-axis labels as numbers with commas
  # If your data has extreme income outliers, 
      # you may need to filter them or add x-axis limits so they do not warp the graph 
    scale_x_continuous(labels = comma, breaks=pretty_breaks(10)) +
    
  ## Graph formatting  
    theme(
  # Remove background grid (the grid is the default)
        panel.grid.major = element_blank(), panel.grid.minor = element_blank(),
  # Make graph background white
        panel.background = element_rect(fill = "white", colour = NA), 
  # Add thin axis lines
        axis.line = element_line(size = 0.25),
  # Move caption to desired location
        plot.caption = element_text(hjust = 0),
  
  ## Legend formatting
  # Move the legend to the bottom of the graph
        legend.position="bottom",
  # Remove legend title
        legend.title = element_blank(),
  # Put a box around the legend
        legend.box.background = element_rect(),
  # Remove gray background for "All" legend symbol
        legend.key=element_rect(fill=NA)) + 
  # Assign legend line color to white. This ensures the fill boxes do not 
      # take on the color of the summary distribution line 
    guides(fill = guide_legend(override.aes = list(color = "white"))) +
  
  # Add vertical lines for benchmarks by group    
    geom_vline(data = below,
      aes(xintercept = benchmark, color = grouping),
      show.legend = FALSE, key_glyph = "path") +
  
  # Add labels with percent below benchmark for each group  
    geom_label_repel(data = below, 
       aes(x = benchmark, 
           # Note: this is a long way of calculating the graph maximum
           # To avoid overlapping labels, reduce to 80% of maximum 
           y = max(table(cut(df$total_hh_income,
                             seq(min(df$total_hh_income),
                                 max(df$total_hh_income),
                                 dist(range(df$total_hh_income))/
                                   (max(df$total_hh_income)/500)))))*0.8,
           color = grouping, label = label),
           direction = "y", show.legend = FALSE, segment.alpha = 0, hjust=0)

## ---- chunk 22
df %>%
  # Set x-axis to key variable
  ggplot(aes(x = total_hh_income)) +
  # Add density line. You can change the fill and line colors.
  geom_histogram(color = "#add8e6", fill = "#add8e6", stat = "bin", binwidth = 500) +
  
  # Add vertical line for living income
  geom_vline(aes(xintercept = mean(benchmark), 
                 color = "Living Income Benchmark"), key_glyph = "path") +
  # Add vertical line for mean income 
  geom_vline(aes(xintercept = mean(df$total_hh_income), 
                 color = "Income Mean"), key_glyph = "path") +
  # Add vertical line for median income
  geom_vline(aes(xintercept = median(df$total_hh_income), 
                 color = "Income Median"), key_glyph = "path") +
  
  # Add text for percentage below the benchmark
  # Label positioned to the upper right of the benchmark line 
    # Note: to have just the text without the background box, 
          # change the following code line to geom_text instead of geom_label
  geom_label(mapping=aes(x=mean(benchmark), 
          # Long way of calculating graph maximum               
            y= max(table(cut(df$total_hh_income,
                             seq(min(df$total_hh_income),
                                 max(df$total_hh_income),
                                 dist(range(df$total_hh_income))/
                                   (max(df$total_hh_income)/500))))),
            label=paste((percent(sum(below_benchmark)/nrow(df))), 
                        "below the benchmark")),
            # To bump the text box slightly to the right of the benchmark line,
            # un-comment the below line. 
            #position = position_nudge(x = mean(df$benchmark)*0.07),
            vjust=1, hjust=0) +

  # Add graph and axis labels
  labs(x = paste("Estimated Total Household Income (", 
                 currency, "/", "year/household)", 
                 sep = ""),
       y = "Number of Households",
  # Add caption with observation numbers for each household type      
       caption = paste("N =", nrow(df))) +
  
  # Format x-axis labels as numbers with commas
  # If your data has extreme income outliers, 
    # you may need to filter them or add x-axis limits so they do not warp the graph 
  scale_x_continuous(labels = comma, breaks=pretty_breaks(10)) +
  scale_y_continuous(labels = comma) +
  
  ## Graph formatting 
  theme(
  # Remove background grid (the grid is the default)
        panel.grid.major = element_blank(), panel.grid.minor = element_blank(),
  # Add thin axis lines
        axis.line = element_line(size = 0.25),
  # Make graph background white
        panel.background = element_rect(fill = "white", colour = NA),
  # Move caption to desired location
        plot.caption = element_text(hjust = 0),
  
  ## Legend formatting
  # Move the legend to the bottom of the graph
        legend.position="bottom",
  # Remove legend title
        legend.title = element_blank(),
  # Remove gray background for legend symbols 
        legend.key=element_rect(fill=NA),
  # Put a box around the legend
        legend.box.background = element_rect()) +
  # Manually add legend 
  scale_color_manual(values = c("Living Income Benchmark"= "red",
                                "Income Mean"= "blue",
                                "Income Median"="green"))
## ---- chunk 23
df %>% 
# Group by household type  
  group_by(grouping) %>% 
# For each grouping, calculate the average Foster–Greer–Thorbecke (FGT) index 
  summarise(FGT = mean(fgt_gap)) %>% 
# Generate ggplot graph for percentage by grouping 
  ggplot(aes(x = grouping, y = FGT)) +
# Assign graph as bar graph and color bars red for aesthetics   
  geom_col(fill= "red") +
# Label the graph title, axis, and caption    
  labs(title = "FGT index", 
       y = "Index value",
       x = "",
# Add caption with observation numbers for each household type               
       caption = paste("Based on: \n", 
                   paste(names(table(df$grouping)), 
                       ":", 
                       as.numeric(table(df$grouping)), 
                       "observations \n ", collapse = ''), collapse = '')) +
# Format y-axis labels with a percent  
  scale_y_continuous(labels = percent) +
# Remove x-axis grid lines and tick marks    
  theme(panel.grid.major.x = element_blank(), 
        axis.ticks.x = element_blank(),
        axis.title.x = element_blank(),
# Center plot title          
        plot.title = element_text(hjust = 0.5),
# Move caption to desired location
        plot.caption = element_text(hjust = 0)) +
# Add percents to each graph bar   
  geom_text(aes(label = label_percent(accuracy = 1L)(FGT)),
            position = position_stack(vjust = 0.5), 
            size = 3) 
## ---- chunk 24
df %>% 
# Group by household type  
  group_by(grouping) %>% 
# For each grouping, calculate the average Foster–Greer–Thorbecke (FGT) index 
  summarise(FGT = mean(fgt_gap_with_food)) %>% 
# Generate ggplot graph for percentage by grouping 
  ggplot(aes(x = grouping, y = FGT)) +
# Assign graph as bar graph and color bars red for aesthetics   
  geom_col(fill= "red") +
# Label the graph title, axis, and caption    
  labs(title = "FGT index",
       subtitle = "Value of food produced at home included",
       y = "Index value",
       x = "",
# Add caption with observation numbers for each household type               
       caption = paste("Based on: \n", 
                   paste(names(table(df$grouping)), 
                       ":", 
                       as.numeric(table(df$grouping)), 
                       "observations \n ", collapse = ''), collapse = '')) +
# Format y-axis labels with a percent  
  scale_y_continuous(labels = percent) +
# Remove x-axis grid lines and tick marks    
  theme(panel.grid.major.x = element_blank(), 
        axis.ticks.x = element_blank(),
        axis.title.x = element_blank(),
# Center plot title and subtitle        
        plot.title = element_text(hjust = 0.5),
        plot.subtitle = element_text(hjust = 0.5),
# Move caption to desired location
        plot.caption = element_text(hjust = 0)) +
# Add percents to each graph bar   
  geom_text(aes(label = label_percent(accuracy = 1L)(FGT)),
            position = position_stack(vjust = 0.5), 
            size = 3) 
